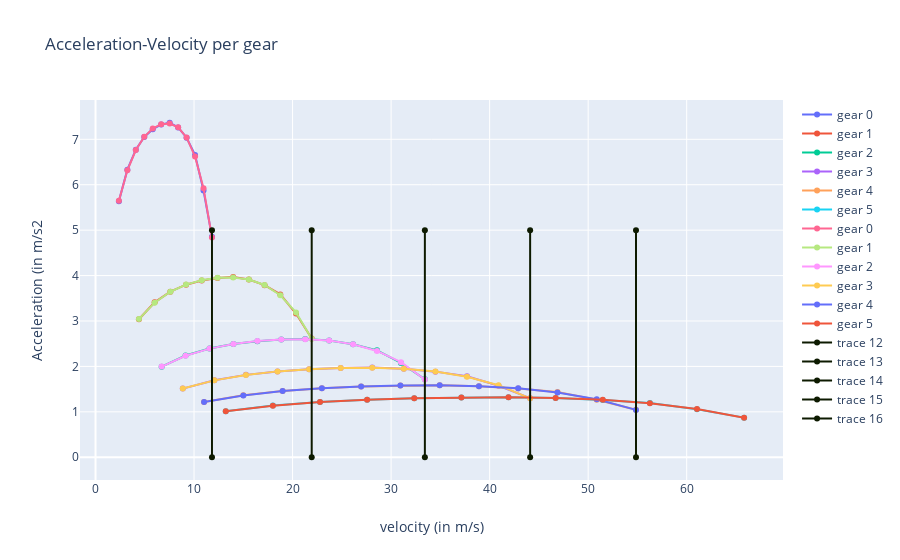

Notebook code cell kept with this figure:
### Markdown cell above
# Compute and plot final acceleration curve per gear

### Code cell
outputs = sol['outputs'] # outputs of the dispatcher
layout = go.Layout(title="Acceleration-Velocity per gear",
                xaxis=dict(title='velocity (in m/s)'),
                yaxis=dict(title='Acceleration (in m/s2'))
data = [
    dict(x=x , y=y, name='gear %d'%i) for i, (x, y) in enumerate(zip(outputs['speed_per_gear'],outputs['acc_per_gear']))
] + [
    dict(x=x, y=np.polyval(p, x), name='gear %d'%i) for i, (x, p) in enumerate(zip(outputs['speed_per_gear'], outputs['coefs_per_gear']))
] + [dict(x=[gear, gear], y=[0,5], line=dict(color='#0D1A00')) for gear in outputs['gs']]
fig = go.Figure(data=data, layout=layout)
iplot(fig)

### Figure 1 — Plotly figure (JSON) as saved in the notebook; plotly's stock layout.template omitted (floating-point values rounded to 4 significant figures)
{"data": [{"name": "gear 0", "type": "scatter", "x": [2.374, 3.233, 4.091, 4.95, 5.809, 6.667, 7.526, 8.385, 9.244, 10.1, 10.96, 11.82], "y": [5.639, 6.332, 6.769, 7.052, 7.223, 7.326, 7.365, 7.262, 7.035, 6.657, 5.874, 4.856]}, {"name": "gear 1", "type": "scatter", "x": [4.407, 6.001, 7.595, 9.189, 10.78, 12.38, 13.97, 15.57, 17.16, 18.75, 20.35, 21.94], "y": [3.038, 3.411, 3.646, 3.799, 3.891, 3.946, 3.967, 3.912, 3.79, 3.586, 3.164, 2.616]}, {"name": "gear 2", "type": "scatter", "x": [6.714, 9.143, 11.57, 14.0, 16.43, 18.86, 21.28, 23.71, 26.14, 28.57, 31.0, 33.43], "y": [1.994, 2.239, 2.393, 2.493, 2.554, 2.59, 2.604, 2.568, 2.488, 2.354, 2.077, 1.717]}, {"name": "gear 3", "type": "scatter", "x": [8.86, 12.06, 15.27, 18.47, 21.68, 24.88, 28.09, 31.29, 34.5, 37.7, 40.91, 44.11], "y": [1.511, 1.697, 1.814, 1.89, 1.935, 1.963, 1.973, 1.946, 1.885, 1.784, 1.574, 1.301]}, {"name": "gear 4", "type": "scatter", "x": [11.02, 15.0, 18.99, 22.97, 26.96, 30.94, 34.93, 38.91, 42.9, 46.88, 50.87, 54.86], "y": [1.215, 1.364, 1.458, 1.519, 1.556, 1.579, 1.587, 1.565, 1.516, 1.434, 1.266, 1.046]}, {"name": "gear 5", "type": "scatter", "x": [13.22, 18.0, 22.79, 27.57, 32.35, 37.13, 41.91, 46.7, 51.48, 56.26, 61.04, 65.83], "y": [1.013, 1.137, 1.215, 1.266, 1.297, 1.315, 1.322, 1.304, 1.263, 1.195, 1.055, 0.872]}, {"name": "gear 0", "type": "scatter", "x": [2.374, 3.233, 4.091, 4.95, 5.809, 6.667, 7.526, 8.385, 9.244, 10.1, 10.96, 11.82], "y": [5.648, 6.318, 6.765, 7.056, 7.237, 7.333, 7.348, 7.264, 7.041, 6.621, 5.921, 4.839]}, {"name": "gear 1", "type": "scatter", "x": [4.407, 6.001, 7.595, 9.189, 10.78, 12.38, 13.97, 15.57, 17.16, 18.75, 20.35, 21.94], "y": [3.042, 3.403, 3.644, 3.801, 3.898, 3.95, 3.958, 3.913, 3.793, 3.566, 3.189, 2.607]}, {"name": "gear 2", "type": "scatter", "x": [6.714, 9.143, 11.57, 14.0, 16.43, 18.86, 21.28, 23.71, 26.14, 28.57, 31.0, 33.43], "y": [1.997, 2.234, 2.392, 2.495, 2.559, 2.593, 2.598, 2.568, 2.49, 2.341, 2.094, 1.711]}, {"name": "gear 3", "type": "scatter", "x": [8.86, 12.06, 15.27, 18.47, 21.68, 24.88, 28.09, 31.29, 34.5, 37.7, 40.91, 44.11], "y": [1.513, 1.693, 1.813, 1.891, 1.939, 1.965, 1.969, 1.946, 1.887, 1.774, 1.587, 1.297]}, {"name": "gear 4", "type": "scatter", "x": [11.02, 15.0, 18.99, 22.97, 26.96, 30.94, 34.93, 38.91, 42.9, 46.88, 50.87, 54.86], "y": [1.217, 1.361, 1.458, 1.52, 1.559, 1.58, 1.583, 1.565, 1.517, 1.427, 1.276, 1.043]}, {"name": "gear 5", "type": "scatter", "x": [13.22, 18.0, 22.79, 27.57, 32.35, 37.13, 41.91, 46.7, 51.48, 56.26, 61.04, 65.83], "y": [1.014, 1.134, 1.215, 1.267, 1.299, 1.317, 1.319, 1.304, 1.264, 1.189, 1.063, 0.8689]}, {"line": {"color": "#0D1A00"}, "type": "scatter", "x": [11.82, 11.82], "y": [0, 5]}, {"line": {"color": "#0D1A00"}, "type": "scatter", "x": [21.94, 21.94], "y": [0, 5]}, {"line": {"color": "#0D1A00"}, "type": "scatter", "x": [33.43, 33.43], "y": [0, 5]}, {"line": {"color": "#0D1A00"}, "type": "scatter", "x": [44.11, 44.11], "y": [0, 5]}, {"line": {"color": "#0D1A00"}, "type": "scatter", "x": [54.86, 54.86], "y": [0, 5]}], "layout": {"title": {"text": "Acceleration-Velocity per gear"}, "xaxis": {"title": {"text": "velocity (in m/s)"}}, "yaxis": {"title": {"text": "Acceleration (in m/s2"}}}}
